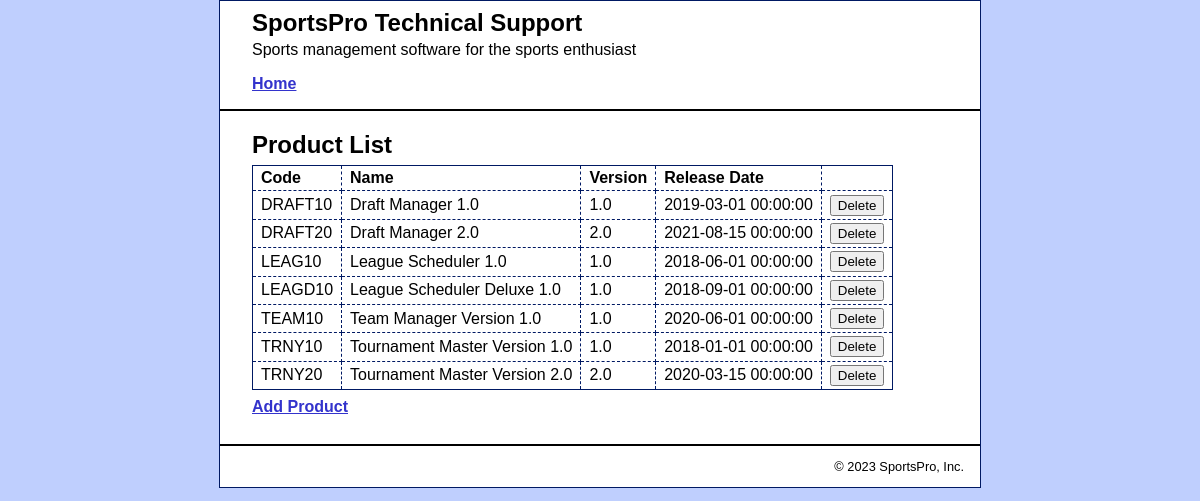
Page /tech_support/product_manager/index.php on the committed database.
### tables this page shows
CREATE TABLE products (
    productCode varchar(10) NOT NULL,
    name varchar(50) NOT NULL,
    version decimal(18, 1) NOT NULL,
    releaseDate datetime NOT NULL,
    PRIMARY KEY (productCode)
);

### tech_support/model/product_db.php (called while the page is built, shortened)
<?php
function get_products() {
    global $db;
    $query = 'SELECT * FROM products
              ORDER BY name';
    $statement = $db->prepare($query);
    $statement->execute();
    $products = $statement->fetchAll();
    return $products;
}
?>

### tech_support/product_manager/product_list.php (the view, shortened to what this page needs)
<?php include '../view/header.php'; ?>
<main>
    <h1>Product List</h1>
    <table>
        <tr>
            <th>Code</th>
            <th>Name</th>
            <th>Version</th>
            <th>Release Date</th>
            <th>&nbsp;</th>
        </tr>
        <?php foreach ($products as $product) : ?>
        <tr>
            <td><?php echo htmlspecialchars($product['productCode']); ?></td>
            <td><?php echo htmlspecialchars($product['name']); ?></td>
            <td><?php echo htmlspecialchars($product['version']); ?></td>
            <td><?php echo htmlspecialchars($product['releaseDate']); ?></td>
            <td><form action="." method="post">
                <input type="submit" value="Delete">
            </form></td>
        </tr>
        <?php endforeach; ?>
    </table>
    <p><a href="?action=show_add_form">Add Product</a></p>
</main>
<?php include '../view/footer.php'; ?>

### tech_support/product_manager/index.php
<?php
require('../model/database.php');
require('../model/product_db.php');
$action = filter_input(INPUT_POST, 'action');
if ($action === NULL) {
    $action = filter_input(INPUT_GET, 'action');
    if ($action === NULL) {
        $action = 'list_products';
    }
}
if ($action == 'list_products') {
    $products = get_products();
    include('product_list.php');
} else if ($action == 'delete_product') {
    $product_code = filter_input(INPUT_POST, 'product_code');
    delete_product($product_code);
    header("Location: .");
} else if ($action == 'show_add_form') {
    include('product_add.php');
} else if ($action == 'add_product') {
    $code = filter_input(INPUT_POST, 'code');
    $name = filter_input(INPUT_POST, 'name');
    $version = filter_input(INPUT_POST, 'version', FILTER_VALIDATE_FLOAT);
    $release_date = filter_input(INPUT_POST, 'release_date');
    if ( empty($code) || empty($name) ||
         empty($version) || $version === FALSE ||
         empty($release_date)) {
        $error = "Invalid product data. Check all fields and try again.";
        include('../errors/error.php');
    } else {
        add_product($code, $name, $version, $release_date);
        header("Location: .");
    }
}
?>

### tech_support/view/header.php (shortened to what this page needs)
<!DOCTYPE html>
<html>
<head>
    <link rel="stylesheet" type="text/css"
          href="/project_start/tech_support/main.css">
</head>
<body>
<header>
    <h1>SportsPro Technical Support</h1>
    <p>Sports management software for the sports enthusiast</p>
    <nav>
        <ul>
            <li><a href="/project_start/tech_support/">Home</a></li>
        </ul>
    </nav>
</header>

### tech_support/view/footer.php
<footer>
    <p class="copyright">
        &copy; <?php echo date("Y"); ?> SportsPro, Inc.
    </p>
</footer>
</body>
</html>

### tech_support/main.css (style rules this page uses)
html { background-color: #BFCFFE; }
body { margin-top: 0; font-family: Arial, Helvetica, sans-serif; width: 760px; margin: 0 auto; background-color: white; border: 1px solid #001963; }
header { margin: 0; border-bottom: 2px solid black; padding: .5em 2em; }
header h1 { color: black; margin: 0; padding: 0; }
header p { margin: 0; padding: .25em 0 0 0; }
header ul { margin: 0; padding: 1em 0 0 0; }
main { margin: 0; padding: .5em 2em .25em; }
footer { clear: both; margin-top: 1em; padding-right: 1em; border-top: 2px solid black; }
footer p { text-align: right; font-size: 80%; margin: 1em 0; }
h1 { font-size: 150%; margin: 0; padding: .5em 0 .25em; }
h1, h2 { color: black; }
p { margin: .5em 0 .5em 0; padding: 0; }
ul { margin: 0; padding: 0; }
li { margin: 0; padding: 0; }
nav ul { list-style-type: none; margin-left: 0; padding-left: 0; }
nav ul li { padding-bottom: 0.5em; }
a { color: #3333CC; font-weight: bold; }
table { border: 1px solid #001963; border-collapse: collapse; }
td, th { border: 1px dashed #001963; padding: .2em .5em .2em .5em; text-align: left; }
form { margin: 0; }

### rows in the picture
products: productCode "DRAFT10", name "Draft Manager 1.0", version "1.0", releaseDate "2019-03-01 00:00:00"
products: productCode "DRAFT20", name "Draft Manager 2.0", version "2.0", releaseDate "2021-08-15 00:00:00"
products: productCode "LEAG10", name "League Scheduler 1.0", version "1.0", releaseDate "2018-06-01 00:00:00"
products: productCode "LEAGD10", name "League Scheduler Deluxe 1.0", version "1.0", releaseDate "2018-09-01 00:00:00"
products: productCode "TEAM10", name "Team Manager Version 1.0", version "1.0", releaseDate "2020-06-01 00:00:00"
products: productCode "TRNY10", name "Tournament Master Version 1.0", version "1.0", releaseDate "2018-01-01 00:00:00"
products: productCode "TRNY20", name "Tournament Master Version 2.0", version "2.0", releaseDate "2020-03-15 00:00:00"
